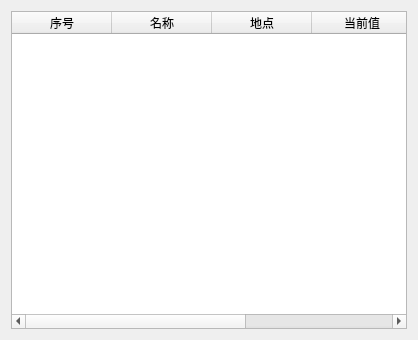
<?xml version="1.0" encoding="UTF-8"?>
<ui version="4.0">
 <class>SwitchValueWidget</class>
 <widget class="QWidget" name="SwitchValueWidget">
  <property name="geometry">
   <rect>
    <x>0</x>
    <y>0</y>
    <width>418</width>
    <height>340</height>
   </rect>
  </property>
  <property name="minimumSize">
   <size>
    <width>418</width>
    <height>340</height>
   </size>
  </property>
  <property name="maximumSize">
   <size>
    <width>418</width>
    <height>340</height>
   </size>
  </property>
  <property name="windowTitle">
   <string>开关量</string>
  </property>
  <layout class="QGridLayout" name="gridLayout">
   <item row="0" column="0">
    <widget class="QTableWidget" name="tableWidget">
     <attribute name="verticalHeaderVisible">
      <bool>false</bool>
     </attribute>
     <column>
      <property name="text">
       <string>序号</string>
      </property>
     </column>
     <column>
      <property name="text">
       <string>名称</string>
      </property>
     </column>
     <column>
      <property name="text">
       <string>地点</string>
      </property>
     </column>
     <column>
      <property name="text">
       <string>当前值</string>
      </property>
     </column>
     <column>
      <property name="text">
       <string>状态</string>
      </property>
     </column>
    </widget>
   </item>
  </layout>
 </widget>
 <resources/>
 <connections/>
</ui>
